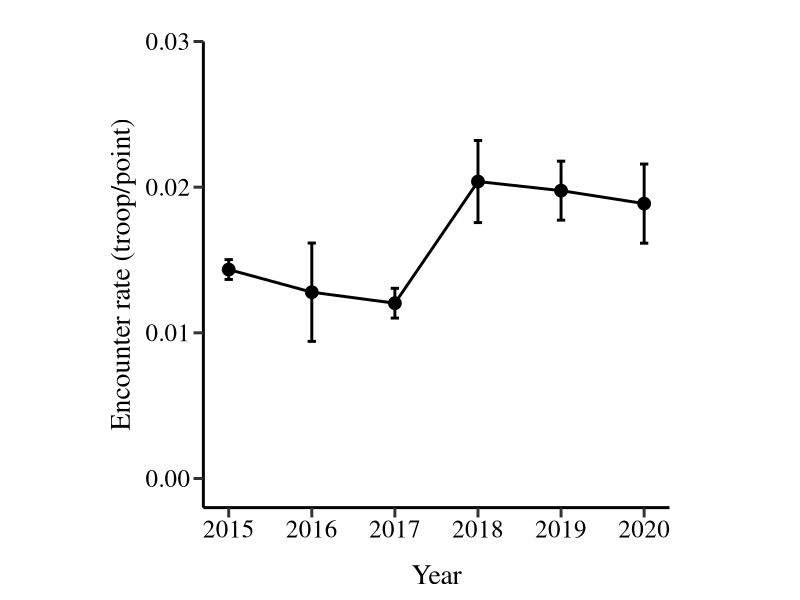
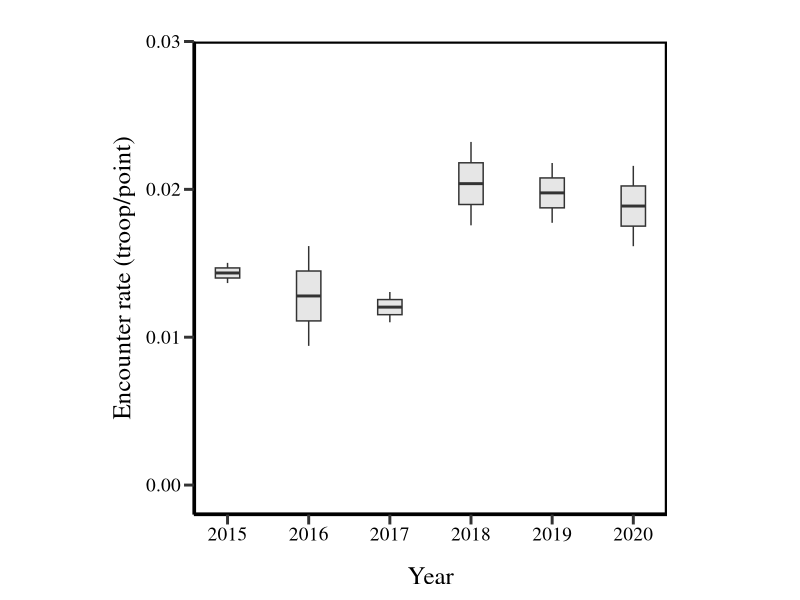
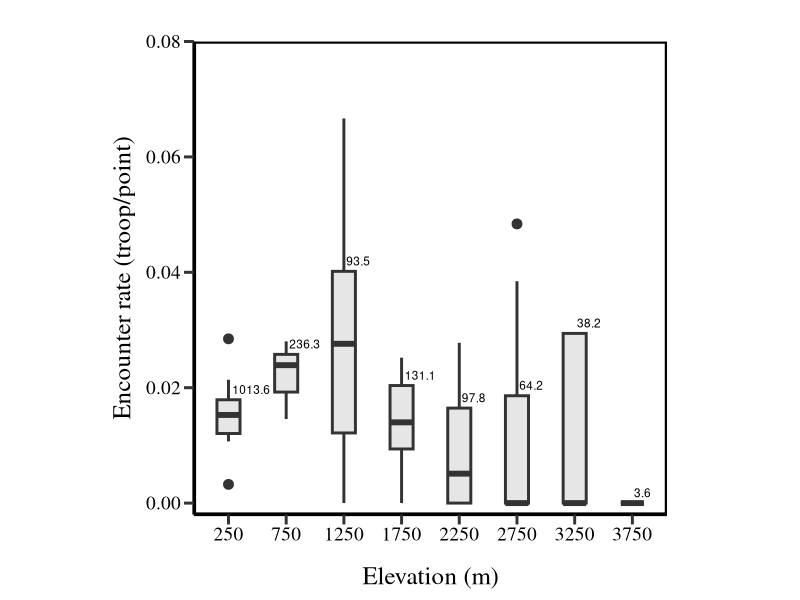
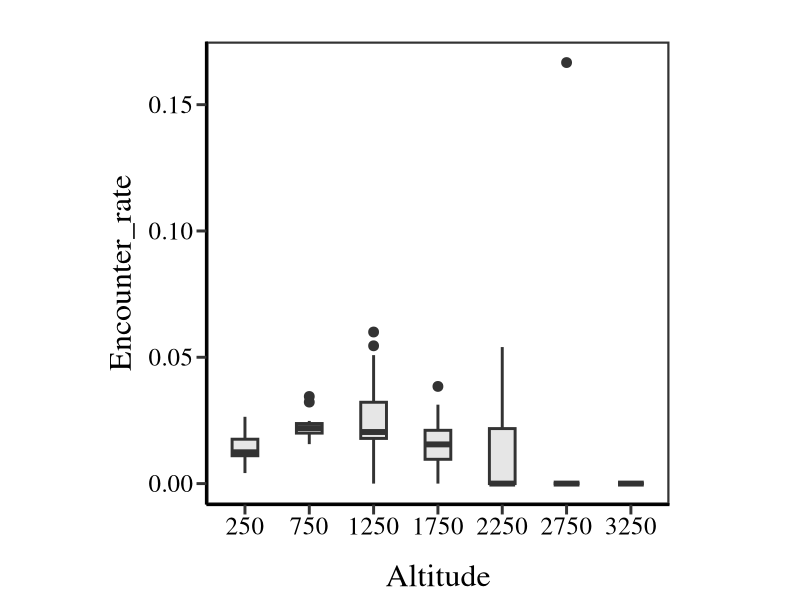
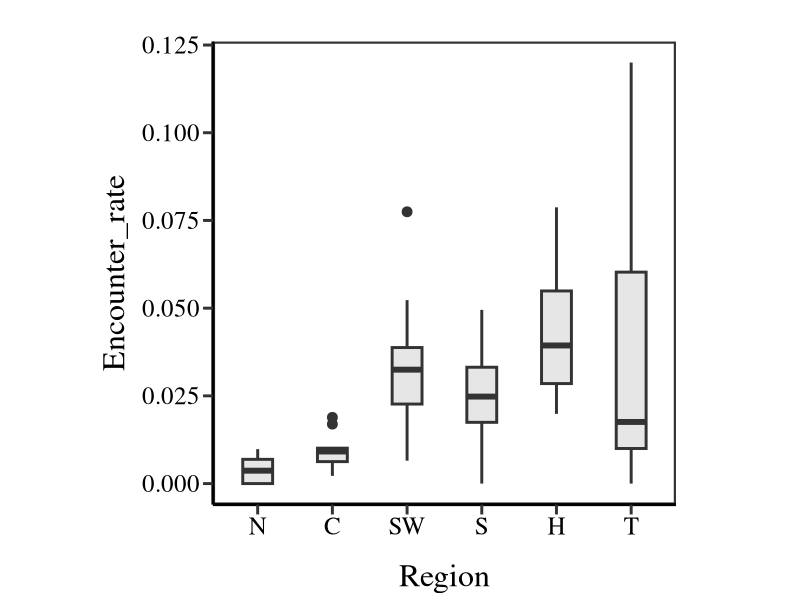
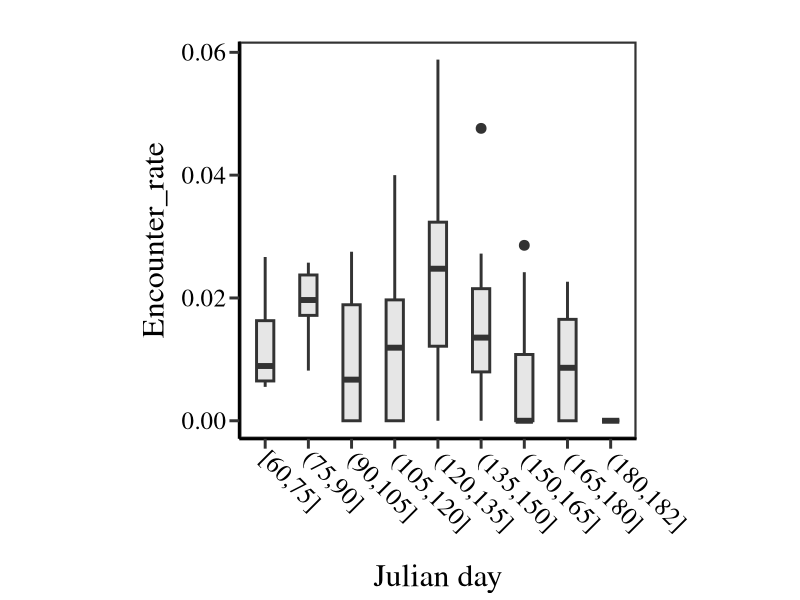
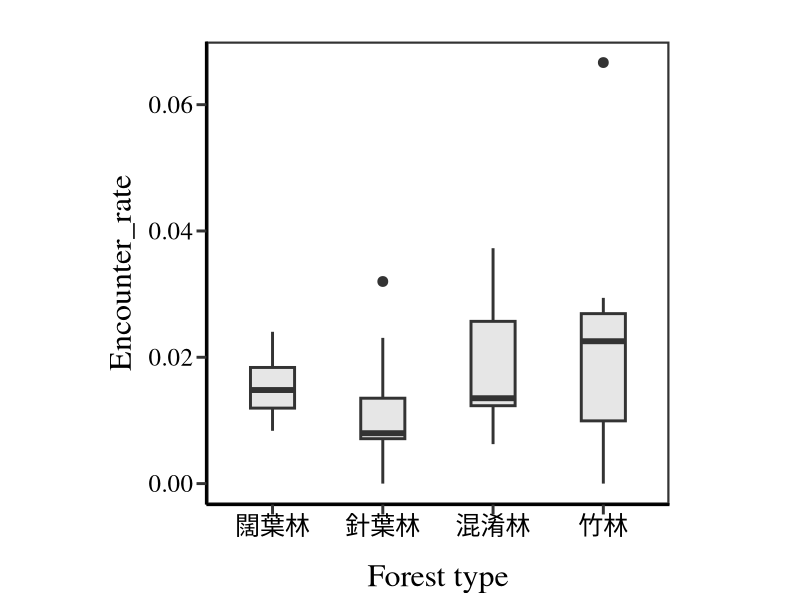
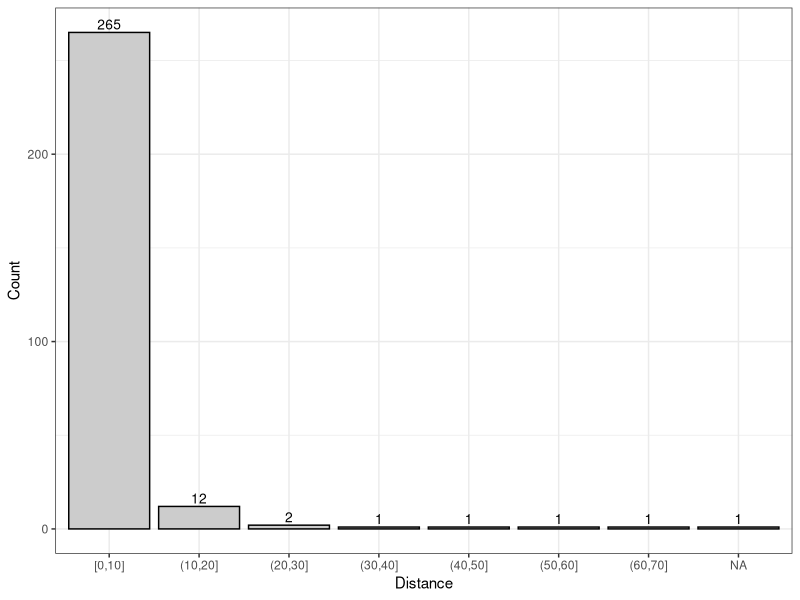

Write the R code that produced these figures, in order.
## ---- chunk 1
knitr::opts_chunk$set(fig.width = 6, fig.asp = 1, echo = TRUE)

library(data.table)
library(tidyverse)
library(readxl)
library(tidyr)
library(writexl)
library(here)
library(kableExtra)


here::here() 
## ---- chunk 2
#Original data---- 

M.data <- read_excel(here("./data/clean/for analysis_V2.xlsx"),
                     sheet=1) %>% setDT %>%
  #  .[analysis %in% "Y",] %>% 
  .[, TypeName.1 := ordered(TypeName.1,c("闊葉林",
                                         "針葉林",
                                         "混淆林",
                                         "竹林",
                                         "非森林"))] %>% 
  .[, Year := as.numeric(Year)] %>% 
  .[, Survey := as.numeric(Survey)] %>% 
  .[, Point := as.numeric(Point)] %>% 
  .[, Macaca_sur := as.numeric(Macaca_sur)] %>% 
  .[, Month := as.numeric(Month)] %>% 
  .[, Day := as.numeric(Day)] %>% 
  .[, Distance := as.numeric(Distance)] %>% 
  .[, County := ordered(County,
                        c("宜蘭縣","基隆市","臺北市",
                          "新北市",
                          "桃園縣","桃園市","新竹市",
                          "新竹縣","苗栗縣",
                          "臺中市","彰化縣",
                          "南投縣","南投市",
                          "雲林縣","嘉義縣","嘉義市",
                          "臺南市","高雄市",
                          "屏東縣", "花蓮縣",
                          "台東縣","臺東縣"))] 
## ---- chunk 3
output.4<- M.data %>%  
    .[Macaca_sur %in% 1,] %>%
    .[!(TypeName.1 %in% "非森林"),] %>% 
    .[,.(ll=length(Macaca_sur),
         mm=length(unique(Site_N)),
         kk=length(unique(paste0(Site_N,"-",Point)))), by = list(Year,  County)]%>%
    dcast(.,County ~ Year , value.var = c( "ll","mm","kk"), fill = 0L)


  kbl(output.4, align = "c",
      col.names = gsub("ll_|mm_|kk_", " ", names(output.4))) %>%
  kable_classic(full_width = F, html_font = "TheTimesRoman")%>%
  add_header_above(c(" " = 1,
                     "筆數" = 6,
                     "樣區數" = 6,
                     "樣點數" = 6))
  

## ---- chunk 4
output.5<- M.data %>%   
    .[analysis %in% "Y",] %>% 
    .[Macaca_sur %in% 0 & !is.na(Macaca_dist),] %>% 
    .[,.(ll=length(Macaca_sur),
         mm=length(unique(Site_N)),
         kk=length(unique(paste0(Site_N,"-",Point)))), by = list(Year,  County)]%>%
    dcast(.,County ~ Year , value.var = c( "ll","mm","kk"), fill = 0L) 
  
  
  kable(output.5,
      col.names = gsub("ll_|mm_|kk_", " ", names(output.5)))%>%
  kable_classic(full_width = F, html_font = "TheTimesRoman")%>%
  add_header_above(c(" " = 1,
                     "筆數" = 6,
                     "樣區數" = 6,
                     "樣點數" = 6))
## ---- chunk 5
output.4.1<- M.data %>%  
    .[analysis %in% "Y",] %>% 
    .[Macaca_sur %in% 1,] %>%
    .[!(TypeName.1 %in% "非森林"),] %>% 
    .[,.(ll=length(Macaca_sur),
         mm=length(unique(Site_N)),
         kk=length(unique(paste0(Site_N,"-",Point)))), by = list(Year,  County)]%>%
    dcast(.,County ~ Year , value.var = c( "ll","mm","kk"), fill = 0L)

  kable(output.4.1,
      col.names = gsub("ll_|mm_|kk_", " ", names(output.4.1)))%>%
  kable_classic(full_width = F, html_font = "TheTimesRoman")%>%
  add_header_above(c(" " = 1,
                     "筆數" = 6,
                     "樣區數" = 6,
                     "樣點數" = 6))
## ---- chunk 6
output.5.1<- M.data %>%   
    .[analysis %in% "Y",] %>% 
    .[Macaca_sur %in% 0 & !is.na(Macaca_dist),] %>% 
    .[!(TypeName.1 %in% "非森林"),] %>% 
    .[,.(ll=length(Macaca_sur),
         mm=length(unique(Site_N)),
         kk=length(unique(paste0(Site_N,"-",Point)))), by = list(Year,  County)]%>%
    dcast(.,County ~ Year , value.var = c( "ll","mm","kk"), fill = 0L)

  kable(output.5.1,
      col.names = gsub("ll_|mm_|kk_", " ", names(output.5.1)))%>%
  kable_classic(full_width = F, html_font = "TheTimesRoman")%>%
  add_header_above(c(" " = 1,
                     "筆數" = 6,
                     "樣區數" = 6,
                     "樣點數" = 6))
## ---- chunk 7
M.data %>% 
  .[analysis %in% "Y",] %>% 
  .[!(TypeName.1 %in% "非森林"),] %>%
  .[Macaca_sur %in%1,] %>%
  .[, .N] 
## ---- chunk 8
output.1<- M.data %>% 
   .[analysis %in% "Y",] %>% 
   .[ ,TypeName:= ifelse(TypeName %in% "針闊葉樹混",
                        "針闊葉樹混淆",
                        TypeName)] %>% 
   .[is.na(Macaca_sur), Macaca_sur := 0] %>%
   .[, .(N = .N, m = sum(Macaca_sur)), by = list(TypeName.1,TypeName)]


## ---- chunk 9
E_rate_Region<- 
    M.data %>% setDT %>%  
    filter(analysis %in% "Y") %>% 
#  filter(!Year %in% 2020) %>% 
  mutate(Y_S = paste0(Year, "_", Survey)) %>% 
  
  group_by(Y_S, Region2) %>% 
  summarise(
    N= n(),
    m = sum(Macaca_sur,na.rm=T)
    ) %>% 
    bind_rows(group_by(.,Y_S) %>%  #增加total的部分
                summarise(N=sum(N), m = sum(m)) %>%
                mutate(Region2='TW')) %>% 
    mutate(E = (m/N) %>% round(.,3)) %>%
    ungroup()

#
tl_E_rate_Region <- 
E_rate_Region%>% 
  reshape2::melt(id.vars = c("Y_S" ,"Region2")) %>% 
  mutate(Region2 = ordered(Region2, c("North", "Center","Southwest",
                           "South", "Hualien","Taitung", "TW"))) %>% 
  
  bind_rows(group_by(.,Region2, variable) %>%  #增加total的Mean部分
                summarise(value=mean(value)%>% round(.,3))%>%
                mutate(Y_S='Mean') ) %>% 
    bind_rows(filter(., !Y_S %in%'Mean') %>%
                group_by(Region2, variable) %>%  #增加total的SE部分
                summarise(value=(sd(value)/sqrt(n()))%>% round(.,3)) %>%
                mutate(Y_S='SE') ) %>% 
  
    reshape2::dcast( Region2+ variable ~ Y_S,
                     value.var = c("value"))

  kable(tl_E_rate_Region) %>%
  column_spec(1, bold = T) %>%
  collapse_rows(columns = 1, valign = "top")%>%
  kable_classic(full_width = F, html_font = "TheTimesRoman")


## ---- chunk 10

tmp.forest <- 
M.data %>%  #非森林的小計
  filter(TypeName.1 %in%　"非森林") %>% 
  group_by(Year, Survey, TypeName.1) %>% 
  summarise(N = n(),
            m = sum(Macaca_sur, na.rm = T)) 

tmp.alt <- 
M.data %>%  #<50m & >=50m 分別森林的小計
  filter(!TypeName.1 %in%　"非森林") %>%
  mutate(TypeName.1 = ifelse(Altitude<50, "less50","Forest")) %>%
  group_by(Year, Survey, TypeName.1) %>% 
  summarise(N = n(),
            m = sum(Macaca_sur, na.rm = T)) 

E_rate_Forest<-
M.data %>% 
  group_by(analysis, Year, Survey, TypeName.1) %>%
  summarise(N = n(),
            m = sum(Macaca_sur, na.rm = T)) %>%  
  bind_rows(group_by(.,Year, Survey) %>% #增加total的部分，total的資料包含非森林及<50m
              summarise(N=sum(N), m = sum(m, na.rm = T)) %>%
              mutate(TypeName.1='Total', analysis ="Y")) %>% 
  filter(analysis =="Y") %>%   #移除 非森林及<50m
  select(-analysis)%>% 
  
  bind_rows(., tmp.alt, tmp.forest) %>%  #增加是先算好 森林、非森林、<50的小計
  
  mutate(E = m/N) %>%
  ungroup() %>%
  
  group_by( TypeName.1) %>%
  summarise(Mean_N = mean(N),
            Se_N = sd(N)/sqrt(n()),
            Mean_m = mean(m),
            Se_m = sd(m)/sqrt(n()),
            Mean_E = mean(E),
            Se_E = sd(E)/sqrt(n())) %>% 
    ungroup() 


     kable(E_rate_Forest) %>%
  kable_classic(full_width = F, html_font = "TheTimesRoman")

## ---- chunk 11
output.7<- M.data %>% 
    #.[!(TypeName.1 %in% "非森林"),] %>% 
    .[is.na(Macaca_sur), Macaca_sur := 0] %>% 
    .[Macaca_sur %in% 1, .N, list(TypeName.1, Macaca_dist)] %>% 
    dcast(., TypeName.1~Macaca_dist, value.var = "N")

kbl(output.7, align = "c", 
        caption = "各森林類型、距離段、猴群數") %>%
kable_classic(full_width = T, html_font = "TheTimesRoman")
## ---- chunk 12
output.8<-M.data %>% 
    .[analysis %in% "Y",] %>% 
    .[!(TypeName.1 %in% "非森林"),] %>% 
    .[is.na(Macaca_sur), Macaca_sur := 0] %>%
    .[, .(m = sum(Macaca_sur),.N), by= list(Year, Survey)] %>% 
    .[, Encounter_rate := m/N] %>% 
    .[, .(Sum.m = sum(m),
          Mean.m = mean(m),
          Se.m = sd(m)/sqrt(length(m)),
          
          Sum.N = sum(N),
          Mean.N = mean(N),
          Se.N = sd(N)/sqrt(length(N)),
          
          Mean.E = mean(Encounter_rate) %>% round(.,4),
          Se.E = (sd(Encounter_rate)/sqrt(length(Encounter_rate)))%>% round(.,4)), by= list(Year)]


  kable(output.8, align = "c",
        caption = "每年的猴群數、樣點數及相對密度",
      col.names = gsub("\\.m|\\.N|\\.E", " ", names(output.8)))%>%
  kable_classic(full_width = F, html_font = "TheTimesRoman")%>%
  add_header_above(c(" " = 1,
                     "猴群數" = 3,
                     "樣點數" = 3,
                     "Encounter_rate" = 2))
## ---- chunk 13
#--------------------------

M.data %>% 
  .[analysis %in% "Y",] %>% 
  .[!(TypeName.1 %in% "非森林"),] %>% 
  .[is.na(Macaca_sur), Macaca_sur := 0] %>%
  .[, .(V1 = sum(Macaca_sur),.N), by= list(Year, Survey)] %>% 
  .[, Encounter_rate := V1/N] %>% 
  .[, .(V1 = sum(V1),
        N = sum(N),
        Encounter_rate = mean(Encounter_rate),
        Se = sd(Encounter_rate)/sqrt(length(Encounter_rate))), by= list(Year)] %>% 
  
  ggplot(. , aes( Year, Encounter_rate)) +
  geom_point(size = 4)+
  geom_line(size = 1) +
  geom_errorbar(aes(ymin = (Encounter_rate - Se),
                    ymax = (Encounter_rate + Se)),
                width = 0.1,size = 1) +
  #  annotate("text",x=2015.5, y=0.03,label=paste0("mean ± se"),
  #           vjust=0,  color="red", size=8,family="serif")+
  theme_classic() + 
  scale_y_continuous(limits = c(0,0.03),expand = c(0, 0.002, 0, 0))+
  labs(x = "Year", y = "Encounter rate (troop/point)" ) +
  theme(
    text = element_text(family="serif"),
    aspect.ratio = 1,
   # panel.border = element_rect(size = 1.5,fill = NA),
    axis.line = element_line(size = 1, colour = "black"),
    axis.ticks = element_line(size = 1),
    axis.text = element_text(size = 18,colour = "black"),
    axis.title = element_text(size = 20,colour = "black",
                              vjust = -2, hjust = 0.5),
    axis.title.x.bottom = element_text(vjust = -2),
    axis.title.y.left = element_text(vjust = 2),
    axis.ticks.length = unit(.25, "cm"),
    panel.grid = element_blank(),
    plot.margin = margin(30,30,20,20)
  )
## ---- chunk 14

M.data %>% 
  filter(analysis %in% "Y") %>% 
  group_by(Year, Survey) %>% 
  summarise(N = n(),
            m = sum(Macaca_sur, na.rm=T),
            Encounter_rate = m/N) %>% 
  ggplot(., aes(x = Year, y = Encounter_rate, group = Year))+
  geom_boxplot(width = 0.3, fill= gray(.9))+
  theme_classic() + 
  scale_y_continuous(limits = c(0,0.03),expand = c(0, 0.002, 0, 0))+
  labs(x = "Year", y = "Encounter rate (troop/point)" )+
  theme(
    text = element_text(family="serif"),
    aspect.ratio = 1,
    panel.border = element_rect(size = 1.5,fill = NA),
    axis.line = element_line(size = 1, colour = "black"),
    axis.ticks = element_line(size = 1),
    axis.text = element_text(size = 14,colour = "black"),
    axis.title = element_text(size = 18,colour = "black",
                              vjust = -2, hjust = 0.5),
    axis.title.x.bottom = element_text(vjust = -2),
    axis.title.y.left = element_text(vjust = 2),
    axis.ticks.length = unit(.25, "cm"),
    panel.grid = element_blank(),
    plot.margin = margin(30,30,20,20)
  )

## ---- chunk 15
Alt.d <- 
  M.data %>% 
  .[analysis %in% "Y",] %>% 
  .[!(TypeName.1 %in% "非森林"),] %>% 
  .[is.na(Macaca_sur), Macaca_sur := 0] %>%
  .[, Altitude_f := cut(Altitude,
                        breaks = c(seq(0,4000,500)),
                        labels = c(seq(250,3750,500)),
                        include.lowest = T)] %>% 
  .[, .(V1 = sum(Macaca_sur),.N), by= list(Year, Survey, Altitude_f)] %>% 
  .[, Encounter_rate := V1/N] 



Alt.d.n <-
  Alt.d %>% 
  .[,.(mean_N = sum(N)/10, y = quantile(Encounter_rate,0.75)), by = list(Altitude_f)]

ggplot(data = Alt.d, aes( x=Altitude_f, y = Encounter_rate)) +
  geom_boxplot(size = 1, width = 0.4, fill= gray(.9),
               outlier.size = 3) +
  geom_text(data = Alt.d.n, aes(y = y+0.0018,label = paste0(mean_N,c("","","","","","","",""))),
            size = 3,
            hjust = -0.1,
            position = position_dodge(0.9))+
  
  labs(x = "Elevation (m)", y = "Encounter rate (troop/point)") +
  theme_classic() +
  scale_y_continuous(limits = c(0,0.08),expand = c(0, 0.002, 0, 0))+
  theme(
    text = element_text(family="serif"),
    aspect.ratio = 1,
    panel.border = element_rect(size = 1.5,fill = NA),
    axis.line = element_line(size = 1, colour = "black"),
    axis.ticks = element_line(size = 1),
    axis.text = element_text(size = 14,colour = "black"),
    axis.title = element_text(size = 18,colour = "black",
                              vjust = -2, hjust = 0.5),
    axis.title.x.bottom = element_text(vjust = -2),
    axis.title.y.left = element_text(vjust = 2),
    axis.ticks.length = unit(.25, "cm"),
    panel.grid = element_blank(),
    plot.margin = margin(30,30,20,20)
  )
## ---- chunk 16
#only 闊葉林
Alt.d.B <- 
  M.data %>% 
  .[analysis %in% "Y",] %>% 
  #.[!(TypeName.1 %in% "非森林"),] %>% 
  .[TypeName.1 %in% "闊葉林",] %>% 
  .[is.na(Macaca_sur), Macaca_sur := 0] %>%
  .[, Altitude_f := cut(Altitude,
                        breaks = c(seq(0,4000,500)),
                        labels = c(seq(250,3750,500)),
                        include.lowest = T)] %>% 
  .[, .(V1 = sum(Macaca_sur),.N), by= list(Year, Survey, Altitude_f)] %>% 
  #  .[, Altitude_f:= ordered(Altitude_f)] %>% 
  .[, Encounter_rate := V1/N] 


ggplot(Alt.d.B, aes( x=Altitude_f, y = Encounter_rate)) +
  geom_boxplot(size = 1, width = 0.4, fill= gray(.9),
               outlier.size = 3) +
  
  labs(x = "Altitude") +
  theme_bw() +
  theme(
    text = element_text(family="serif"),
    aspect.ratio = 1,
    panel.border = element_rect(size = 1.5,fill = NA),
    axis.line = element_line(size = 1, colour = "black"),
    axis.ticks = element_line(size = 1),
    axis.text = element_text(size = 18,colour = "black"),
    axis.title = element_text(size = 23,colour = "black",
                              vjust = -2, hjust = 0.5),
    axis.title.x.bottom = element_text(vjust = -2),
    axis.title.y.left = element_text(vjust = 2),
    axis.ticks.length = unit(.25, "cm"),
    panel.grid = element_blank(),
    plot.margin = margin(30,30,20,20)
  )
## ---- chunk 17
Rgn.d <- 
  M.data %>% 
  .[analysis %in% "Y",] %>% 
  .[!(TypeName.1 %in% "非森林"),] %>% 
  .[is.na(Macaca_sur), Macaca_sur := 0] %>% 
  .[, Region2 := ordered(Region2, c("North","Center", "Southwest", "South","Hualien", "Taitung" ))] %>% 
  .[, .(V1 = sum(Macaca_sur),.N), by= list(Year, Survey, Region2)] %>% 
  .[, Encounter_rate := V1/N] 

ggplot(Rgn.d, aes( Region2, Encounter_rate))+
  geom_boxplot(size = 1, width = 0.4, fill= gray(.9),
               outlier.size = 3)+
  theme_bw()+
  scale_x_discrete("Region", labels = c("North" = "N",
                                        "Center" = "C",
                                        "Southwest" = "SW",
                                        "South" = "S",
                                        "Hualien" = "H",
                                        "Taitung" = "T"))+
  theme(
    text = element_text(family="serif"),
    aspect.ratio = 1,
    panel.border = element_rect(size = 1.5,fill = NA),
    axis.line = element_line(size = 1, colour = "black"),
    axis.ticks = element_line(size = 1),
    axis.text = element_text(size = 18,colour = "black"),
    axis.title = element_text(size = 23,colour = "black",
                              vjust = -2, hjust = 0.5),
    axis.title.x.bottom = element_text(vjust = -2),
    axis.title.y.left = element_text(vjust = 2),
    axis.ticks.length = unit(.25, "cm"),
    panel.grid = element_blank(),
    plot.margin = margin(30,30,20,20)
  )
## ---- chunk 18
Jd.d <- 
  M.data %>% 
  .[analysis %in% "Y",] %>% 
  .[!(TypeName.1 %in% "非森林"),] %>% 
  .[is.na(Macaca_sur), Macaca_sur := 0] %>% 
  .[, julian.D_f := cut(julian.D,
                        breaks = c(seq(60,210,15)),
                        include.lowest = T)] %>% 
  .[, .(V1 = sum(Macaca_sur),.N), by= list(Year, Survey, julian.D_f)] %>% 
  .[, Encounter_rate := V1/N]   


ggplot(Jd.d, aes(julian.D_f, Encounter_rate))+
  geom_boxplot(size = 1, width = 0.4, fill= gray(.9),
               outlier.size = 3) +
  theme_bw() + 
  scale_x_discrete("Julian day",
                   labels = c("[60,75]",paste0(
                     "(",c(seq(75,180,15)),
                     ",",c(seq(90,180,15),182),
                     "]"
                   )))+
  theme(
    text = element_text(family="serif"),
    aspect.ratio = 1,
    panel.border = element_rect(size = 1.5,fill = NA),
    axis.line = element_line(size = 1, colour = "black"),
    axis.ticks = element_line(size = 1),
    axis.text = element_text(size = 18,colour = "black"),
    axis.text.x = element_text(angle = 315, hjust = -0.10),
    axis.title = element_text(size = 23,colour = "black",
                              vjust = -2, hjust = 0.5),
    axis.title.x.bottom = element_text(vjust = -2),
    axis.title.y.left = element_text(vjust = 2),
    axis.ticks.length = unit(.25, "cm"),
    panel.grid = element_blank(),
    plot.margin = margin(30,30,20,20)
  )
## ---- chunk 19
Type.d <- 
  M.data %>% 
  .[analysis %in% "Y",] %>% 
  .[!(TypeName.1 %in% "非森林"),] %>% 
  .[is.na(Macaca_sur), Macaca_sur := 0] %>%
  .[, TypeName.1:= ordered(TypeName.1, c("闊葉林", "針葉林", "混淆林", "竹林"))] %>% 
  .[, .(V1 = sum(Macaca_sur),.N), by= list(Year, Survey, TypeName.1)]   %>% 
  .[, Encounter_rate := V1/N]     


ggplot(Type.d, aes(TypeName.1, Encounter_rate))+
  geom_boxplot(size = 1, width = 0.4, fill= gray(.9),
               outlier.size = 3) +
  theme_bw() + 
  xlab("Forest type")+
  theme(
    text = element_text(family="serif"),
    aspect.ratio = 1,
    panel.border = element_rect(size = 1.5,fill = NA),
    axis.line = element_line(size = 1, colour = "black"),
    axis.ticks = element_line(size = 1),
    axis.text = element_text(size = 18,colour = "black"),
    axis.title = element_text(size = 23,colour = "black",
                              vjust = -2, hjust = 0.5),
    axis.title.x.bottom = element_text(vjust = -2),
    axis.title.y.left = element_text(vjust = 2),
    axis.ticks.length = unit(.25, "cm"),
    panel.grid = element_blank(),
    plot.margin = margin(30,30,20,20)
  )
## ---- chunk 20
M.data %>%setDT %>% 
  .[Macaca_sur %in% 1,DD := cut(Distance, breaks = seq(0,100,10),
                                ordered_result = T,
                                include.lowest = T)] %>% 
  .[Macaca_sur %in% 1,.(D2 = .N), by = list(DD)] %>% 
  ggplot(., aes(x=DD, y=D2)) +
  geom_bar(stat="identity", colour = "black", fill=gray(0.8))+
  geom_text(aes(label=D2), vjust=-0.3, color="black", size=3.5)+
  theme_bw()+
  xlab("Distance")+
  ylab("Count")
